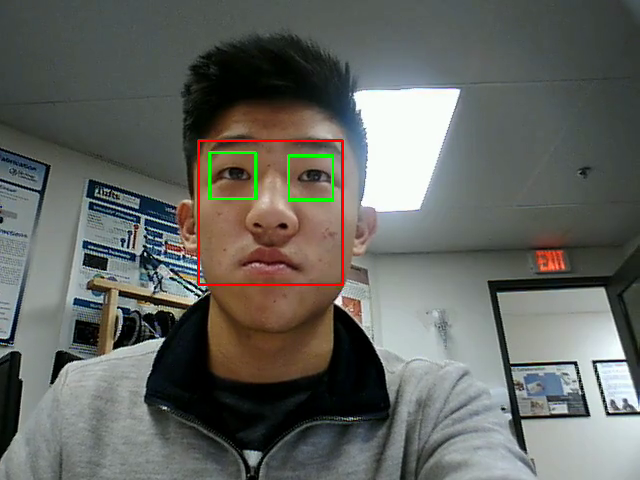
#> input picture frame 10 of student_notebook_root_folder/archive/videos/fd4.mp4, 640 x 480 px, given in place of recording1.avi, which was not available
$ jupyter execute adjacent_image.ipynb   (text cells are left out)
#> lines starting #> are read from the running program, lines starting #| are printed output that depends on the picture
[cell 1]
import cv2
import os
import numpy as np
import matplotlib.pyplot as plt

[cell 2]
inputPath = '../videos/recording1.avi'
cap = cv2.VideoCapture(inputPath)
ret, frame = cap.read()
#> frame is the input picture: shape (480, 640, 3); mean B, G, R 96.6, 101.7, 99.8
plt.imshow(frame[...,::-1])
print("type {}, shape {}".format(type(frame), frame.shape))
#| type <class 'numpy.ndarray'>, shape (480, 640, 3)

[cell 3]
inputPath2 = '../videos/fd1.avi'
cap2 = cv2.VideoCapture(inputPath2)
ret2, frame2 = cap2.read()
plt.imshow(frame2[...,::-1])
print("type {}, shape {}".format(type(frame2), frame2.shape))
#| type <class 'numpy.ndarray'>, shape (480, 640, 3)

[cell 4]
#This puts each image array side by side
new_img = np.concatenate([frame, frame2], axis = 1)
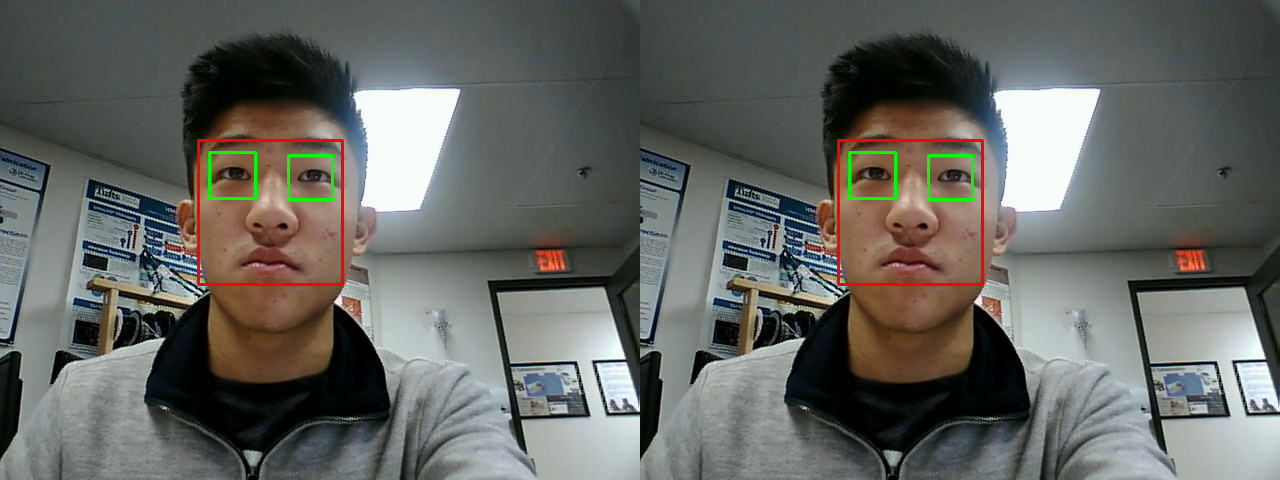
#> new_img: shape (480, 1280, 3); mean B, G, R 96.6, 101.7, 99.8
plt.imshow(new_img[...,::-1])
print("type {}, shape {}".format(type(frame2), frame2.shape))
#| type <class 'numpy.ndarray'>, shape (480, 640, 3)


$ run again, starting later in the video
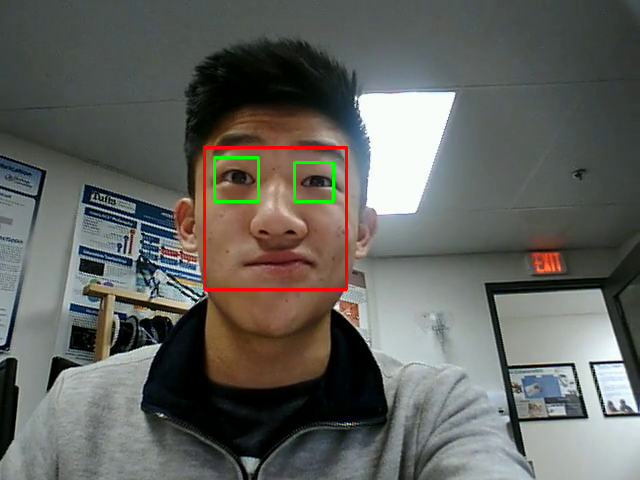
#> input picture frame 45 of student_notebook_root_folder/archive/videos/fd4.mp4, 640 x 480 px, given in place of recording1.avi, which was not available
#> frame is the input picture: shape (480, 640, 3); mean B, G, R 94.4, 99.3, 98.3
#| type <class 'numpy.ndarray'>, shape (480, 640, 3)
#| type <class 'numpy.ndarray'>, shape (480, 640, 3)
#> `new_img = np.concatenate([frame, frame2], axis = 1)`:
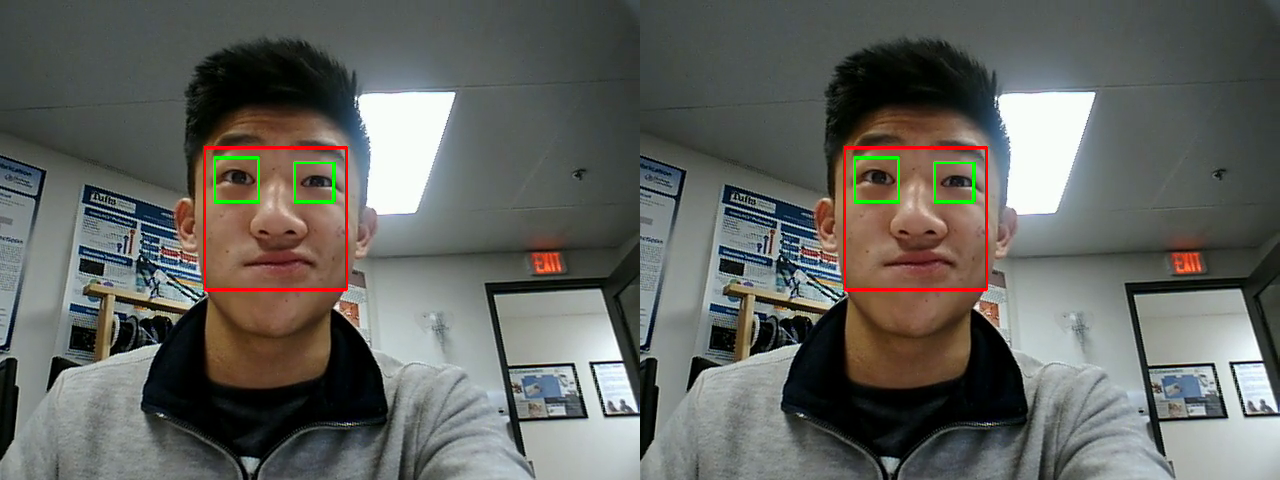
#> new_img: shape (480, 1280, 3); mean B, G, R 94.4, 99.3, 98.3
#| type <class 'numpy.ndarray'>, shape (480, 640, 3)

$ run again, starting later in the video
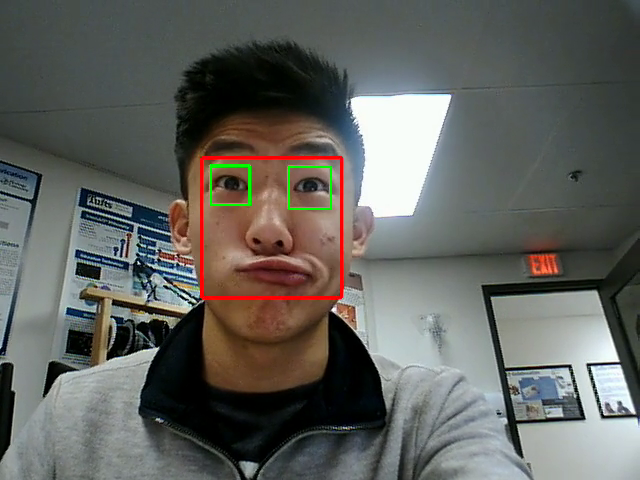
#> input picture frame 80 of student_notebook_root_folder/archive/videos/fd4.mp4, 640 x 480 px, given in place of recording1.avi, which was not available
#> frame is the input picture: shape (480, 640, 3); mean B, G, R 93.7, 98.3, 97.7
#| type <class 'numpy.ndarray'>, shape (480, 640, 3)
#| type <class 'numpy.ndarray'>, shape (480, 640, 3)
#> `new_img = np.concatenate([frame, frame2], axis = 1)`:
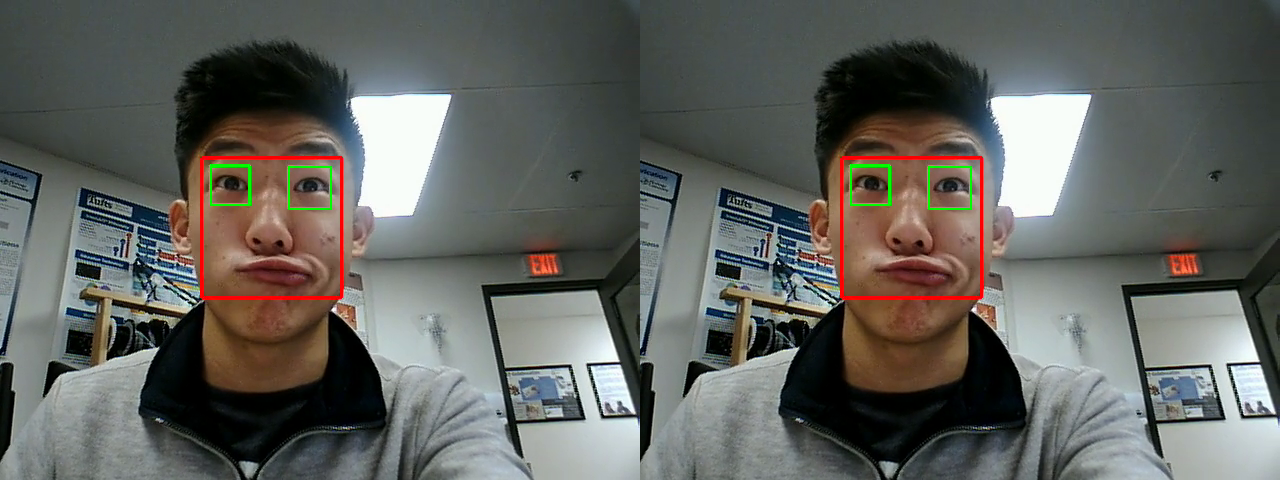
#> new_img: shape (480, 1280, 3); mean B, G, R 93.7, 98.3, 97.7
#| type <class 'numpy.ndarray'>, shape (480, 640, 3)
